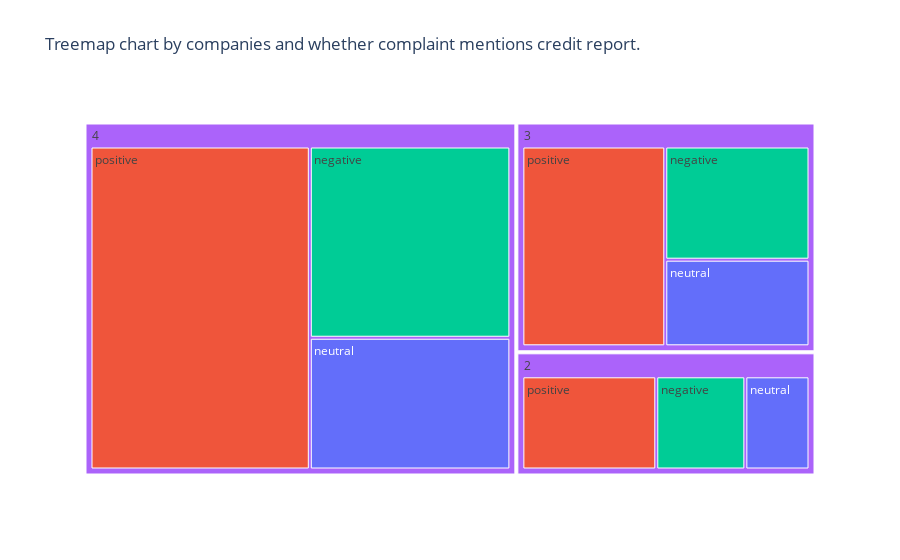

The cell this chart's notebook holds for it:
### Code cell
# By Quarter

fig = px.treemap(df, title='Treemap chart by companies and whether complaint mentions credit report.',
                 path=['quarter', 'Predicted_Sentiment'], color="Predicted_Sentiment", color_continuous_scale=px.colors.sequential.Sunsetdark)
fig.show()

### Figure 1 — Plotly figure (JSON) as saved in the notebook; plotly's stock layout.template omitted (floating-point values rounded to 4 significant figures)
{"data": [{"branchvalues": "total", "customdata": [["neutral"], ["neutral"], ["positive"], ["negative"], ["negative"], ["positive"], ["(?)"], ["negative"], ["neutral"], ["positive"], ["(?)"], ["(?)"]], "domain": {"x": [0, 1], "y": [0, 1]}, "hovertemplate": "labels=%{label}<br>count=%{value}<br>parent=%{parent}<br>id=%{id}<br>Predicted_Sentiment=%{customdata[0]}<extra></extra>", "ids": ["2/neutral", "4/neutral", "3/positive", "2/negative", "4/negative", "4/positive", "3", "3/negative", "3/neutral", "2/positive", "2", "4"], "labels": ["neutral", "neutral", "positive", "negative", "negative", "positive", "3", "negative", "neutral", "positive", "2", "4"], "marker": {"colors": ["#636efa", "#636efa", "#EF553B", "#00cc96", "#00cc96", "#EF553B", "#ab63fa", "#00cc96", "#636efa", "#EF553B", "#ab63fa", "#ab63fa"]}, "name": "", "parents": ["2", "4", "3", "2", "4", "4", "", "3", "3", "2", "", ""], "type": "treemap", "values": [319, 1151, 1326, 443, 1671, 3086, 2664, 758, 580, 666, 1428, 5908]}], "layout": {"legend": {"tracegroupgap": 0}, "title": {"text": "Treemap chart by companies and whether complaint mentions credit report."}}}
